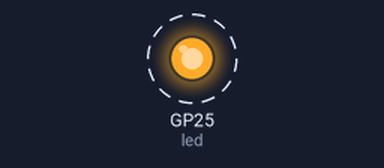
This program was run on a simulated Raspberry Pi Pico running MicroPython. Shown: output pins drawn as LEDs (lit = HIGH). Dashed ring = blinking. What the program prints to the serial console is not drawn. At 4.0 s the program stops and its outputs stay as they are.

Above: at 0.05 s.
Timing chart, 0 to 3.0 s (numbered marks = the images above):
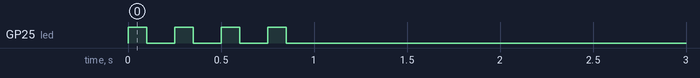

Measured:
- by itself, GP25 (led): alternates HIGH for 0.10 s and LOW for 0.15 s, 8 changes in all, then stays LOW

The program:

timer.py
```python
from machine import Timer, Pin
import time
from l_chika import l_chika
import global_value as g

class timer:
    def __init__(self):
        self.freq = 100
        self.interval = 3
        g.tim = Timer()
        g.led = Pin("LED", Pin.OUT)
        g.prt = False
        g.ago = time.ticks_ms()/1000
        g.now = g.ago
        g.prt = None


    def mycallback(self,t):
        try:
            if g.now - g.ago > self.interval:
                self.stop()

            else:
                self.process()
                if self.prt:
                    print(g.now)
                l_chika(duty=0.0001,blink = 0.01)
                g.now = time.ticks_ms()/1000
        except Exception as e:
            self.stop()

    def start(self):
        try:
            g.tim.init(mode=Timer.PERIODIC, freq=self.freq, callback=self.mycallback)
        except Exception:
            raise Exception('2')

    def stop(self):
        g.tim.deinit()

    def restart(self):
        self.stop()
        self.start()


    def process(self):
        pass

    def main(self):
        self.start()


if __name__ == '__main__':
    try:
        print('sleep now !')
        l_chika(cycle=4,duty=0.4)
        tim = timer()
        tim.main()
        time.sleep(3)

    except Exception as e:
        print('wake up !')
        l_chika(cycle=4,duty=0.4)
        pass

    finally:
        pass
```

l_chika.py
```python
from time import sleep
from machine import Pin


led = Pin("LED", Pin.OUT)

def l_chika(cycle=1, blink=1, duty=0.5):
    for i in range(cycle):
        led.on()
        sleep((blink * duty)/cycle)
        led.off()
        sleep((blink * (1 - duty))/cycle)
```

global_value.py
```python

```
